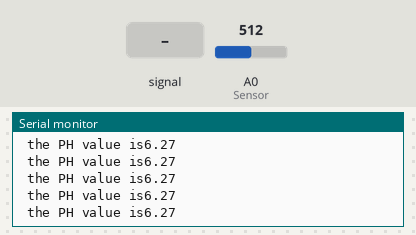
A sketch run on a simulated Arduino Uno, built with avr-gcc and run on an emulated ATmega328P. Parts: the last lines printed to the serial monitor. The test bench sets the inputs (shaded band); at power-on: A0 (Sensor) = 512.

Above: at 1.2 s.
1.3 s: A0 (Sensor) fed a 200 Hz sine of ±81 counts around its level
At 2.3 s:
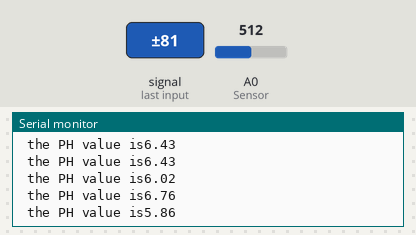
2.8 s: A0 (Sensor) set to 716
At 3.9 s:
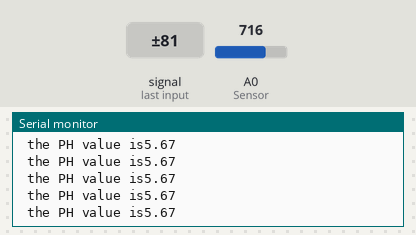
5.8 s: A0 (Sensor) set to 900
At 6.6 s:
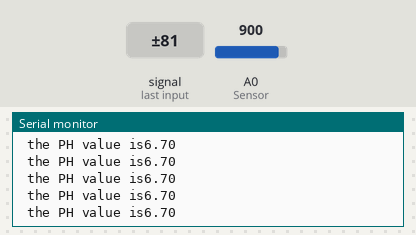
Timing chart, 0 to 8.8 s (numbered marks = the images above; inputs shaded):
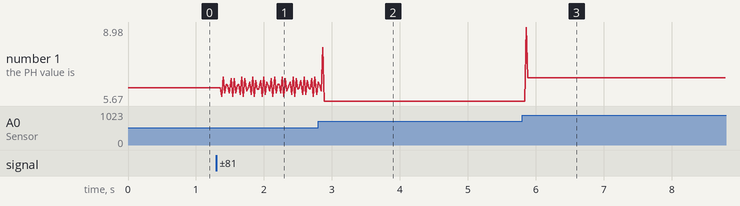

Measured:
- after the input at 1.3 s, the serial monitor: prints a new line after 0.08 s (image 1)
- after the input at 2.8 s, the serial monitor: prints a new line after 0.07 s (image 2)
- after the input at 5.8 s, the serial monitor: prints a new line after 0.06 s (image 3)
- plotted number 1: 6.27 → 6.52 after the input at 1.3 s, 6.52 → 5.67 after the input at 2.8 s, 5.67 → 6.7 after the input at 5.8 s

The sketch:

sketch_aug03a.ino
```cpp
//Function: The PH sensor output voltage value,
//          convert into PH and then display in the serial monitor.
#define Vref 4.95
void setup()
{
  Serial.begin(9600);
}
void loop()
{
  int sensorValue;
  int m;
  long sensorSum;
  for(m=0;m<50;m++)
  {
    sensorValue=analogRead(A0);//Connect the PH Sensor to A0 port
    sensorSum += sensorValue;
  }
   sensorValue =   sensorSum/50;
 Serial.print(" the PH value is");
 Serial.println(7-1000*(sensorValue-372)*Vref/59.16/1023);

}
```
